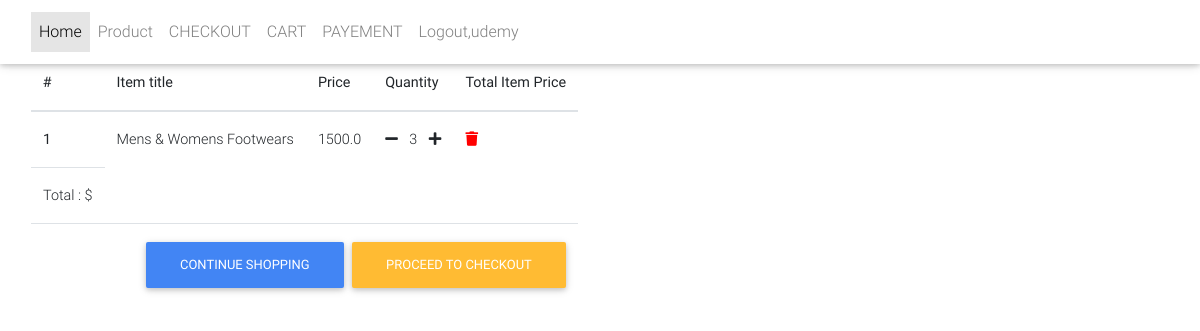
/ordersummaryview/ (signed in), run on the app's committed database.
### home/models.py (models this page shows, shortened)
class OrderItems(models.Model):
    items=models.ForeignKey(Items,on_delete=models.CASCADE)
    quantity=models.IntegerField(default=1)
    user=models.ForeignKey(settings.AUTH_USER_MODEL,on_delete=models.CASCADE)
    ordered=models.BooleanField(default=False)

class Items(models.Model):
    title=models.CharField(max_length=200)
    price=models.FloatField()
    image=models.ImageField(upload_to='pics')
    model=models.CharField(choices=decide,max_length=20)
    description=models.CharField(max_length=500)
    discount=models.FloatField(blank=True)
    slug=models.SlugField()

### home/views.py (the view)
# urls.py: path('ordersummaryview/',ordersummaryview.as_view(),name='ordersummaryview'),
class ordersummaryview(LoginRequiredMixin,View):
    def get(self,*args,**kwargs):
        try:
            order=Order.objects.get(user=self.request.user,ordered=False)
            context = {
                'object':order
            }
            return render(self.request,'carts.html',context)
        except ObjectDoesNotExist:
            messages.error(self.request,"you donot have order")
            return redirect('/')

### templates/carts.html (shortened to what this page needs)
{% extends "base.html" %}
{% block content %}
<nav class="navbar fixed-top navbar-expand-lg navbar-light white scrolling-navbar">
    <div class="container">
      <div class="collapse navbar-collapse" id="navbarSupportedContent">
        <ul class="navbar-nav mr-auto">
          <li class="nav-item active">
            <a class="nav-link waves-effect" href="/">Home
            </a>
          </li>
          {% if request.user.is_authenticated %}
          <a class="nav-link waves-effect" href="/product">Product
          <a class="nav-link waves-effect" href="/checkout">CHECKOUT
           <a class="nav-link waves-effect" href="/ordersummaryview">CART
           <a class="nav-link waves-effect" href="/payement">PAYEMENT
           <a class="nav-link waves-effect" href="/logout">Logout,{{request.user}}
          {% else %}
          <a class="nav-link waves-effect" href="/login">Login
           <a class="nav-link waves-effect" href="/register">SignUp
          {% endif %}
        </ul>
      </div>
    </div>
  </nav>
  <main>
    <div class="container">
    <div class="table-responsive text-nowrap">
    <h2>Order Summary</h2>
    <table class="table">
        <thead>
        <tr>
            <th scope="col">#</th>
            <th scope="col">Item title</th>
            <th scope="col">Price</th>
            <th scope="col">Quantity</th>
            <th scope="col">Total Item Price</th>
        </tr>
        </thead>
        <tbody>
        {% for order_item in object.items.all %}
        <tr>
            <th scope="row">{{ forloop.counter }}</th>
            <td>{{ order_item.items.title }}</td>
            <td>{{ order_item.items.price }}</td>
            <td>
            <a href={% url 'core:remove_item_cart' order_item.items.slug %}><i class ="fas fa-minus mr-2"></i></a>
            {{ order_item.quantity }}
            <a href={% url 'core:addtocart' order_item.items.slug %}><i class="fas fa-plus ml-2"></i></a>
            </td>
             <td>
               <a style='color:red;' href={% url 'core:remove_from_cart' order_item.items.slug %}><i class="fas fa-trash"></i></a>
               </td>
        </tr>
        {% endfor %}
        <tr>
        <td>Total : $ {{object.get_total}}</td>
        </tr>
        <tr>
            <td colspan="5">
            <a class='btn btn-warning float-right ml-2' href='/checkout/'>Proceed to checkout</a>
            <a class='btn btn-primary float-right' href='/'>Continue shopping</a>
            </td>
        </tr>
        </tbody>
    </table>
    </div>
    </div>
  </main>
{% endblock content %}

### templates/base.html (style rules this page uses)
html, body, header, .carousel { height: 60vh; }

### data on the page
OrderItems: items "Mens & Womens Footwears", items.price "1500.0", quantity "3"

### other printed values
{{ request.user }} "udemy"
